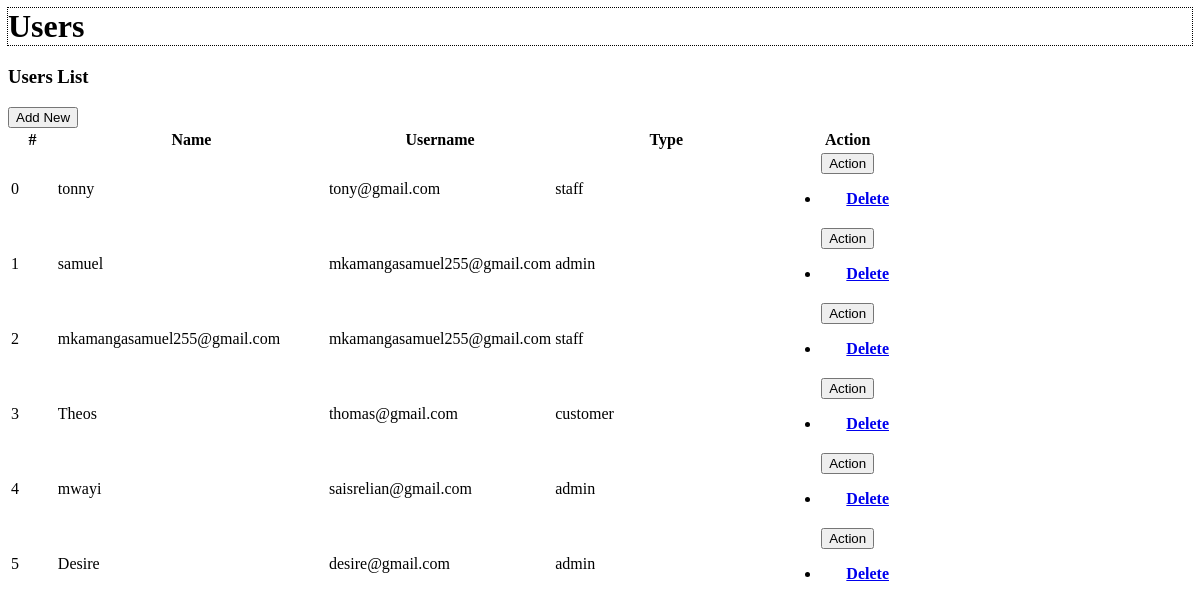
The app's page /public/pages/staff/admin/Users_view.php, older data.
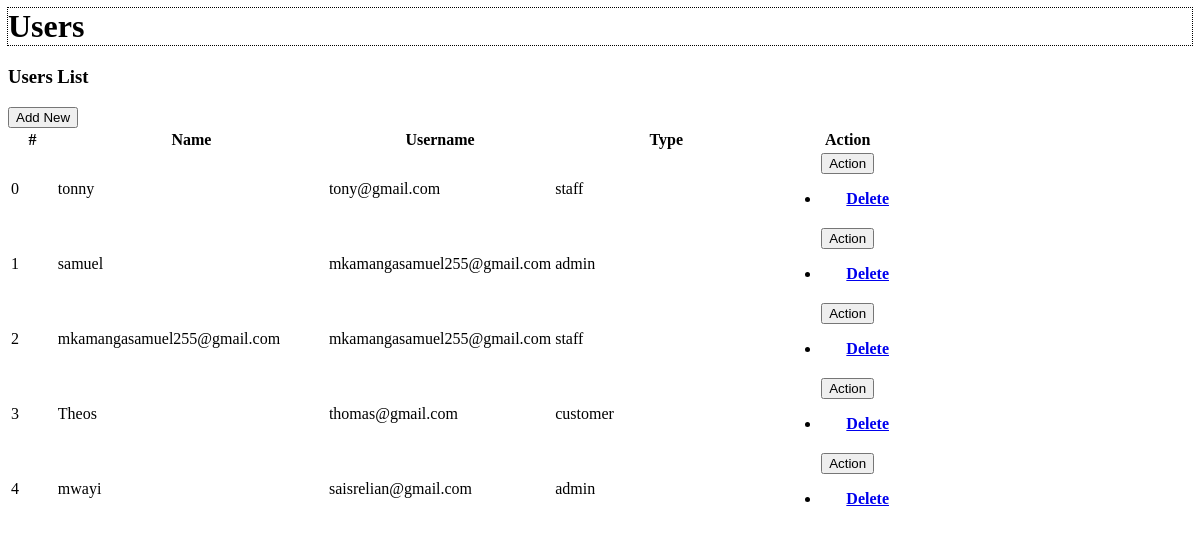
The same page, newer data.
### tables this page shows
CREATE TABLE "users" (
	"id"	INTEGER NOT NULL UNIQUE,
	"username"	TEXT NOT NULL UNIQUE,
	"email"	TEXT,
	"password"	TEXT,
	"type"	TEXT,
	"created_at"	TEXT NOT NULL,
	"updated_at"	TEXT NOT NULL,
	PRIMARY KEY("id" AUTOINCREMENT)
);

### app/controllers/Users.php (called while the page is built, shortened)
<?php
class Users
{
    public static function index()
    {
        $model = new Users_model;
        return   $model->getAll();
    }
}

### app/models/Users_model.php (called while the page is built)
<?php
class Users_model extends Database
{
    protected function getTableName(): string {
        return 'users';
    }
}

### app/Database.php (called while the page is built, shortened)
<?php
abstract class Database
{
    protected $pdo;
    public function __construct()
    {
        $pdo = new PDO('sqlite:database/database.sqlite');
        $this->pdo = $pdo;
    }
    public  function getAll()
    {
        $sql = "SELECT * FROM {$this->getTableName()}";
        try {
            $stmt = $this->pdo->query($sql);
            $result = $stmt->fetchAll(PDO::FETCH_ASSOC);
            if ($result) {
                return ['status' => 'success', 'data' => $result];
            } else {
                return ['status' => 'fail', 'message' => 'Unable to get data'];
            }
        } catch (PDOException $e) {
           return ['status' => 'error', 'message' => 'Query failed: ' . $e->getMessage()] ;
        }
    }
}

### public/pages/staff/admin/Users_view.php (the view, shortened to what this page needs)
<h1 class="container p-5 " style="outline: 1px dotted;">Users</h1>
<div class="card container">
    <div class="card-header d-flex justify-content-between">
        <h3 class="card-title">Users List</h3>
        <div class="card-tools align-middle">
            <button type="button" class="btn btn-primary" id="openDialogButton">Add New</button>
        </div>
    </div>
    <div class="card-body">
        <table class="table table-hover table-striped table-bordered">
            <colgroup>
                <col width="5%">
                <col width="30%">
                <col width="25%">
                <col width="25%">
                <col width="15%">
            </colgroup>
            <thead>
                <tr>
                    <th class="text-center p-0">#</th>
                    <th class="text-center p-0">Name</th>
                    <th class="text-center p-0">Username</th>
                    <th class="text-center p-0">Type</th>
                    <th class="text-center p-0">Action</th>
                </tr>
            </thead>
            <tbody>
                <?php
                $users = Users::index();
                foreach ($users['data'] as $key => $value) {
                    echo <<<HTML
                     <tr>
                    <td class="text-center p-0">{$key}</td>
                    <td class=" p-1">{$value['username']}</td>
                    <td class=" p-1">{$value['email']}</td>
                    <td class=" p-1">{$value['type']}</td>
                    <th class="text-center py-0 px-1">
                        <div class="btn-group" role="group">
                            <button id="btnGroupDrop1" type="button" class="btn btn-warning dropdown-toggle btn-sm rounded-0 p-1" data-bs-toggle="dropdown" aria-expanded="false">
                                Action
                            </button>
                            <ul class="dropdown-menu" aria-labelledby="btnGroupDrop1">
                                <li><a class="dropdown-item delete_data" href="Actions.php?a=DELETE&source=Users&method=destroy&id={$value['id']}&do=Delete Account">Delete</a></li>
                            </ul>
                        </div>
                    </th>
                </tr>
                HTML;
                }
                ?>
            </tbody>
        </table>
    </div>
</div>

Row changes from the older to the newer data that the page shows:
removed users: key "5", username "Desire", email "desire@gmail.com", type "admin"
